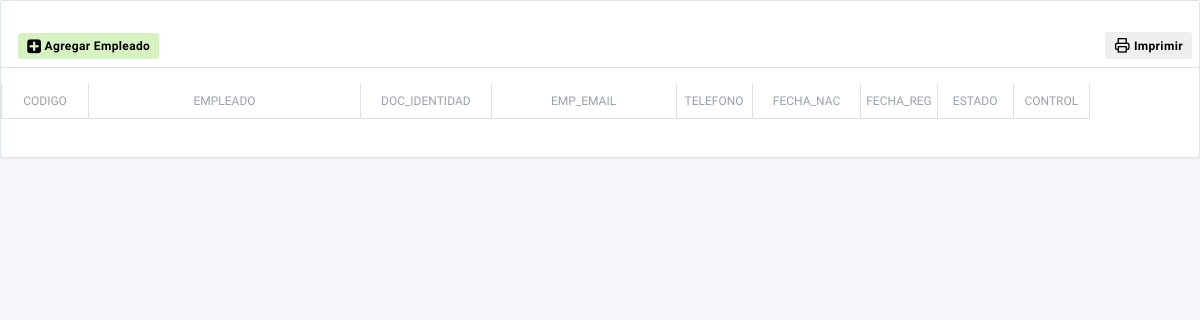
Before: /view/datatable_empleados.php (signed in) with the older database file.
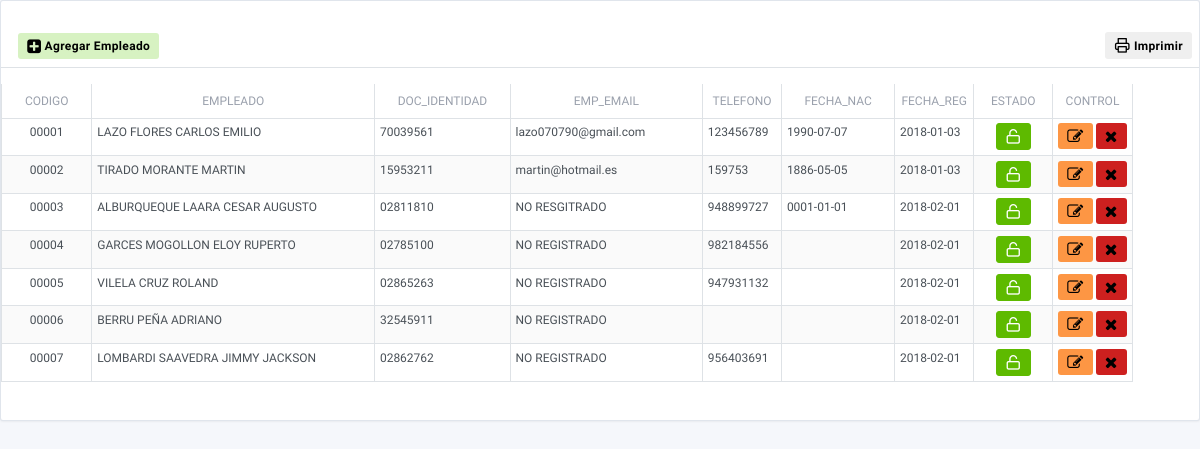
After: the same page with the newer database file.
### tables this page shows
CREATE TABLE `dt_empleados` (
  `ID_EMPLEADO` char(5) NOT NULL,
  `EMP_APELLIDOS` varchar(100) NOT NULL,
  `EMP_NOMBRES` varchar(100) NOT NULL,
  `DOC_IDENTIDAD` char(11) NOT NULL,
  `EMP_SEXO` varchar(15) NOT NULL,
  `EMP_EMAIL` varchar(50) NOT NULL,
  `EMP_TELEFONO` varchar(50) NOT NULL,
  `FECHA_NAC` varchar(12) NOT NULL,
  `FECHA_REG` varchar(12) NOT NULL,
  `EMP_ESTADO` char(2) NOT NULL
);

### config/conexion.inc.php (called while the page is built, shortened)
<?php
abstract class Conexion extends PDO
{
    public function __construct()
        {
        $this->_db = $this;
    }
}
?>

### modelo/listar_datatable.php (called while the page is built, shortened)
<?php
require_once('../config/conexion.inc.php');
class Listar extends Conexion{
    function listar_empleados(){
          $st=$this->_db->prepare("SELECT emp.ID_EMPLEADO, emp.EMP_APELLIDOS, emp.EMP_NOMBRES, emp.DOC_IDENTIDAD, par.PARAM_DESCRIPCION AS SEXO, emp.EMP_EMAIL, emp.EMP_TELEFONO, emp.FECHA_NAC, emp.FECHA_REG, emp.EMP_ESTADO FROM dt_empleados emp INNER JOIN dt_parametros par ON emp.EMP_SEXO=par.ID_PARAMETRO");
          $st->execute(array());
           return $st->fetchAll();
        }
}
?>

### view/datatable_empleados.php (the view, shortened to what this page needs)
<?php
require_once("../modelo/listar_datatable.php");
$lista_empleados=new Listar();
$dato_empleados=$lista_empleados->listar_empleados();
?>
<!doctype html>
<html lang="en">
  <head>
    <link href="../css/dataTables.bootstrap4.min.css" rel="stylesheet">
    <link href="../css/buttons.bootstrap4.min.css" rel="stylesheet">
    <link rel="stylesheet" href="../assets/css/font-awesome.min.css">
    <link rel="stylesheet" href="https://maxcdn.bootstrapcdn.com/font-awesome/4.7.0/css/font-awesome.min.css">
    <link href="../assets/css/dashboard.css" rel="stylesheet" />
  </head>
  <body class="">
    <div class="">
      <div class="">
          <div class="">
             <div class="row row-cards">
              <br>
              <div class="col-12">
                <div class="card">
                 <br>
                   <div class="table-responsive">
                    <table  class="table  table-sm"  width="100%"  style="">
                      <thead>
                       <tr>
                          <th style="font-size:12px; width:1%;"></th>
                          <th style="font-size:12px; width:88%;">
                          <a href="">
                           <button type="button" class="btn bg-lime-lighter btn-sm"><i class="fa fa-plus-square"></i> Agregar Empleado</button>
                          </a>
                          <th style="font-size:12px; width:6%;">
                          <a href="">
                           <button type="button" class="btn btn-default btn-sm"><i class="fe fe-printer"></i>   Imprimir</button>
                          </a>
                          </th>
                        </tr>
                      </thead>
                    </table>
                     <div class="content table-responsive table-full-width">
                    <table id="example" class="table table-bordered table-hover table-sm table-striped table-responsive w-auto" cellspacing="0" width="100%"  style="font-size:13px">
                    <thead   style="text-align:center;">
                      <th style="font-size:12px; width:8%;">CODIGO</th>
                      <th style="font-size:12px; width:25%;">EMPLEADO</th>
                      <th style="font-size:12px; width:12%;">DOC_IDENTIDAD</th>
                      <th style="font-size:12px; width:17%;">EMP_EMAIL</th>
                      <th style="font-size:12px; width:7%;">TELEFONO</th>
                      <th style="font-size:12px; width:10%;">FECHA_NAC</th>
                      <th style="font-size:12px; width:7%;">FECHA_REG</th>
                      <th style="font-size:12px; width:7%;">ESTADO</th>
                      <th style="font-size:12px; width:8%;">CONTROL</th>
                    </thead>
                        <tbody >
                         <?php
                         foreach ($dato_empleados as $key ) {
                            $estado=$key["EMP_ESTADO"];
                             if ($estado=='AC') {
                                $btn='<button type="button" class="btn btn-green btn-sm"><i class="fe fe-unlock"></i></button>';
                             }else{
                                $btn='<button type="button" class="btn btn-danger btn-flat btn-sm"><i class="fe fe-lock"></i></button>';
                             }
                        ?>
                    <tr>
                       <td align="center" style="font-size:12px;"><?php echo $key['ID_EMPLEADO'];?></td>
                       <td style="font-size:12px;"><?php echo $key['EMP_APELLIDOS'].' '.$key['EMP_NOMBRES'];;?></td>
                       <td style="font-size:12px;"><?php echo $key['DOC_IDENTIDAD'];?></td>
                       <td style="font-size:12px;"><?php echo $key['EMP_EMAIL'];?></td>
                       <td style="font-size:12px;"><?php echo $key['EMP_TELEFONO'];?></td>
                       <td style="font-size:12px;"><?php echo $key['FECHA_NAC'];?></td>
                       <td style="font-size:12px;"><?php echo $key['FECHA_REG'];?></td>
                       <td  align="center"><?php echo $btn; ?></td>
                       <td  align="center">
                        <button type="button" class="btn bg-orange btn-sm">
                            <i class="fa fa-pencil-square-o"></i>
                        </button>
                        <button type="button" class="btn bg-red btn-sm">
                            <i class="fa fa-remove"></i>
                        </button>
                       </td>
                    </tr>
                        <?php } ?>
                        </tbody>
                                </table>
                        </div>
                  </div>
                  <br>
                </div>
              </div>
            </div>
          </div>
        </div>
      </div>
  </body>
</html>

Changed rows visible on the page:
added dt_empleados: ID_EMPLEADO "00001", EMP_APELLIDOS "LAZO FLORES", EMP_NOMBRES "CARLOS EMILIO", DOC_IDENTIDAD "70039561", EMP_EMAIL "lazo070790@gmail.com", EMP_TELEFONO "123456789", FECHA_NAC "1990-07-07", FECHA_REG "2018-01-03", EMP_ESTADO "AC" (drawn)
added dt_empleados: ID_EMPLEADO "00002", EMP_APELLIDOS "TIRADO MORANTE", EMP_NOMBRES "MARTIN", DOC_IDENTIDAD "15953211", EMP_EMAIL "martin@hotmail.es", EMP_TELEFONO "159753", FECHA_NAC "1886-05-05", FECHA_REG "2018-01-03", EMP_ESTADO "AC" (drawn)
added dt_empleados: ID_EMPLEADO "00003", EMP_APELLIDOS "ALBURQUEQUE LAARA", EMP_NOMBRES "CESAR AUGUSTO", DOC_IDENTIDAD "02811810", EMP_EMAIL "NO RESGITRADO", EMP_TELEFONO "948899727", FECHA_NAC "0001-01-01", FECHA_REG "2018-02-01", EMP_ESTADO "AC" (drawn)
added dt_empleados: ID_EMPLEADO "00004", EMP_APELLIDOS "GARCES MOGOLLON", EMP_NOMBRES "ELOY RUPERTO", DOC_IDENTIDAD "02785100", EMP_EMAIL "NO REGISTRADO", EMP_TELEFONO "982184556", FECHA_REG "2018-02-01", EMP_ESTADO "AC" (drawn)
added dt_empleados: ID_EMPLEADO "00005", EMP_APELLIDOS "VILELA CRUZ", EMP_NOMBRES "ROLAND", DOC_IDENTIDAD "02865263", EMP_EMAIL "NO REGISTRADO", EMP_TELEFONO "947931132", FECHA_REG "2018-02-01", EMP_ESTADO "AC" (drawn)
added dt_empleados: ID_EMPLEADO "00006", EMP_APELLIDOS "BERRU PEÑA", EMP_NOMBRES "ADRIANO", DOC_IDENTIDAD "32545911", EMP_EMAIL "NO REGISTRADO", FECHA_REG "2018-02-01", EMP_ESTADO "AC" (drawn)
added dt_empleados: ID_EMPLEADO "00007", EMP_APELLIDOS "LOMBARDI SAAVEDRA", EMP_NOMBRES "JIMMY JACKSON", DOC_IDENTIDAD "02862762", EMP_EMAIL "NO REGISTRADO", EMP_TELEFONO "956403691", FECHA_REG "2018-02-01", EMP_ESTADO "AC" (drawn)
